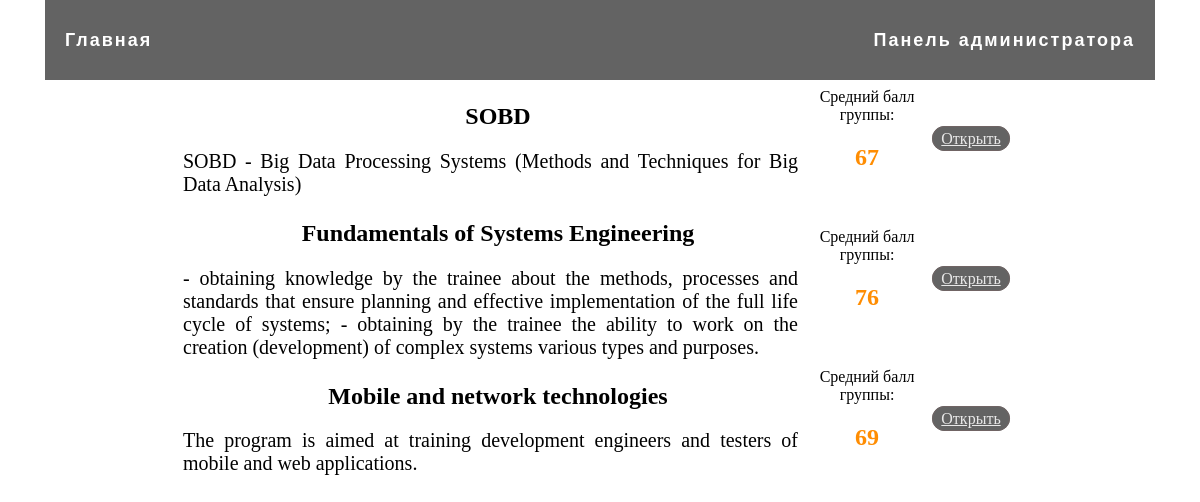
Page /api/ on the committed database.
### myapp/models.py (models this page shows)
class Discipline(models.Model):
    name = models.CharField('Название дисциплины', max_length=200)
    description = models.TextField('Описание дисциплины', max_length=5000)
    average = models.CharField('Средний балл группы', max_length=200)
    total = models.CharField('Максимальное количество баллов', max_length=200)
    class Meta:
        verbose_name = 'Дисциплину'
        verbose_name_plural = 'Дисциплины'

### myapp/views.py (the view)
# urls.py: re_path(r'^api/$', views.index, name='index'),
def index(request):
    products = Discipline.objects.order_by('-id')
    context = {'products': products}
    return render(request, 'myapp/index.html', context)

### myapp/templates/myapp/index.html (shortened to what this page needs)
{% include "myapp/includes/saitbar.html" %}
<body class="body-ramki" >
<div style="display: flex; justify-content: center;">
<div>
    <table>
         {% for e in products %}
          <div>
          <tr class="preview-product">
             <td ><img src='{{ e.image }}' alt = ''  style="object-fit: cover" /></td>
             <td width="630">
                  <h2 style="text-align: center">{{ e.name }}</h2>
                   <div class="p-description" style="text-align: justify; padding-right: 15px; font-size: 125%;"><t>{{ e.description }}</t></div>
             </td>
               <td width="100" style="text-align: center">
                   <t> Средний балл группы:</t>
                    <h2 style="color: #ff8d02 !important"><b>{{ e.average}}</b></h2>
             </td>
               <td width="100" style="text-align: center">
             <div style="text-align: center">
                          <a href="/api/myapp/{{ e.id }}"<button class="btn2 btn22 btn23">Открыть</a>
                 </td>
             </div>
                </div>
         {% endfor %}
</body>
</html>

### myapp/templates/myapp/includes/saitbar.html (shortened to what this page needs)
<!doctype html>
<html lang="en">
<head>
</head>
<body>
<nav class="top-menu">
  <ul class="menu-main">
    <li class="left-item"><a href="/">Главная</a></li>
    <li class="right-item"><a href="/admin">Панель администратора</a></li>
</ul>
</nav>

### myapp/templates/myapp/includes/style.html (style rules this page uses)
.body-ramki { margin: 0; margin-right: 45px; margin-top: 0px; margin-bottom: 0px; margin-left: 45px; }
.top-menu { position: relative; background: rgba(34,34,34,0.7); }
.menu-main { list-style: none; margin: 0; padding: 0; }
.menu-main:after { content: ""; display: table; clear: both; }
.left-item { float: left; }
.right-item { float: right; }
.menu-main a { text-decoration: none; display: block; line-height: 80px; padding: 0 20px; font-size: 18px; letter-spacing: 2px; font-family: 'Arimo', sans-serif; font-weight: bold; color: white; transition: .3s linear; }
.btn2 { justify-self: right; margin: 0; }
.btn22 { font-weight: 400!important; height: 20px; line-height: 0px; min-width: 0px!important; padding: 3px 8px; width: auto; border-radius: 15px; min-width: 138px; }
.btn23 { background: rgba(34,34,34,0.7); border: 1px solid #706464; color: #e8e8e8; font-weight: 400; }

### rows in the picture
Discipline: name "SOBD", description "SOBD - Big Data Processing Systems (Methods and Techniques for Big Data Analysis)", average "67"
Discipline: name "Fundamentals of Systems Engineering", description "- obtaining knowledge by the trainee about the methods, processes and standards that ensure planning and effective implementation of the full life cycle of systems; - obtaining by the trainee the ability to work on the creation (development) of complex systems various types and purposes.", average "76"
Discipline: name "Mobile and network technologies", description "The program is aimed at training development engineers and testers of mobile and web applications.", average "69"
